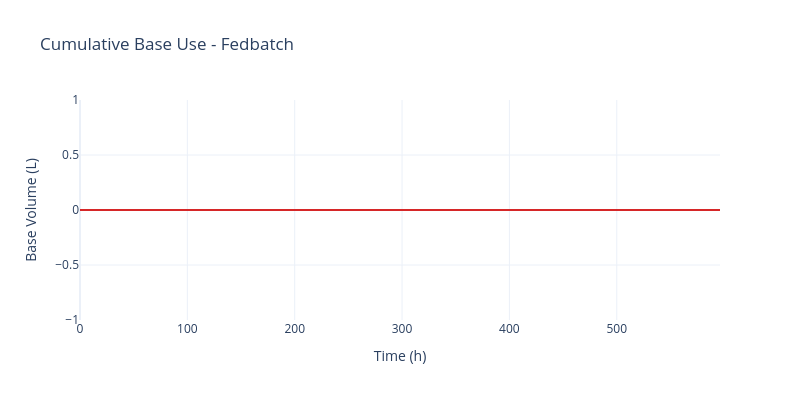

The notebook cell saved with this chart:
### Markdown cell above
### 3.2. Plot cumulative base use from simulation

### Code cell
# Test with SimulationData
fig_base = plot_simulation_cumulative_base_use(results, max_batches=5)
fig_base.show()

### Figure 1 — Plotly figure (JSON) as saved in the notebook; plotly's stock layout.template omitted (floating-point values rounded to 4 significant figures; data arrays with more than 128 entries replaced by an {"elided": "..."} marker saying what was removed)
{"data": [{"fill": "tozeroy", "hovertemplate": "Time: %{x:.1f} h<br>Base Use: %{y:.2f} L<extra></extra>", "line": {"color": "#d62728", "width": 2}, "mode": "lines", "name": "Cumulative Base Use", "type": "scatter", "x": {"elided": "215 float values"}, "y": {"elided": "215 int values"}}], "layout": {"font": {"size": 12}, "height": 400, "showlegend": false, "title": {"text": "Cumulative Base Use - Fedbatch"}, "width": 800, "xaxis": {"title": {"text": "Time (h)"}}, "yaxis": {"title": {"text": "Base Volume (L)"}}}}
